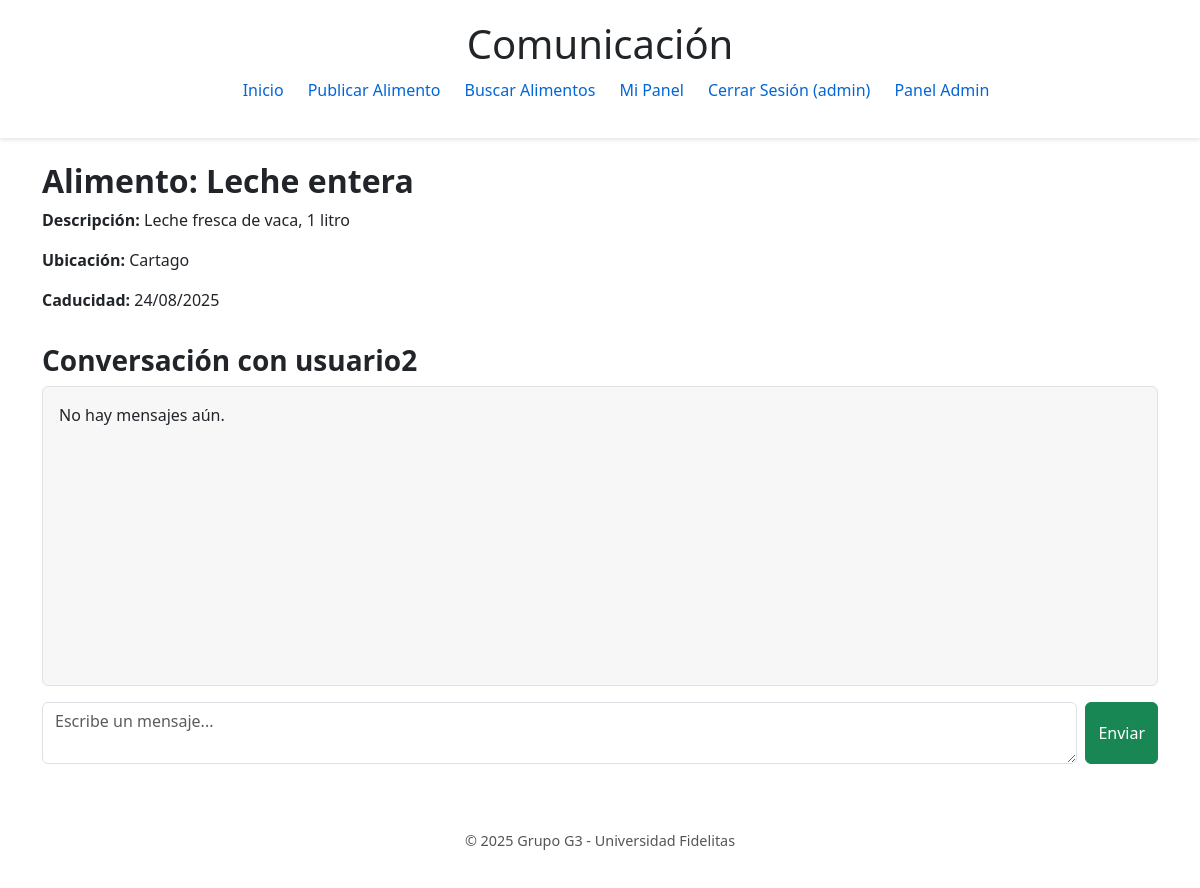
/mensaje.php?alimento_id=2 (signed in), run on the app's committed database.
### tables this page shows
CREATE TABLE alimentos (
    id INT AUTO_INCREMENT PRIMARY KEY,
    nombre VARCHAR(100) NOT NULL,
    descripcion TEXT,
    fecha_caducidad DATE,
    imagen VARCHAR(255),
    ubicacion VARCHAR(200),
    usuario_id INT NOT NULL,
    fecha_publicacion TIMESTAMP DEFAULT CURRENT_TIMESTAMP,
    estado ENUM('disponible', 'intercambiado') DEFAULT 'disponible',
    FOREIGN KEY (usuario_id) REFERENCES usuarios(id) ON DELETE CASCADE
);

CREATE TABLE usuarios (
    id INT AUTO_INCREMENT PRIMARY KEY,
    username VARCHAR(50) NOT NULL UNIQUE,
    email VARCHAR(100) NOT NULL UNIQUE,
    password VARCHAR(255) NOT NULL,
    rol ENUM('usuario', 'admin') DEFAULT 'usuario',
    fecha_registro TIMESTAMP DEFAULT CURRENT_TIMESTAMP
);

### mensaje.php (the view, shortened to what this page needs)
<?php
$conn = Database::connect();
$current_id = $_SESSION['usuario_id'];
$alimento_id = isset($_GET['alimento_id']) ? intval($_GET['alimento_id']) : 0;
$stmt = $conn->prepare(
    "SELECT a.*, u.username AS owner_username, u.id AS owner_id FROM alimentos a JOIN usuarios u ON a.usuario_id = u.id WHERE a.id = ?"
);
$stmt->bind_param("i", $alimento_id);
$stmt->execute();
$alimento = $stmt->get_result()->fetch_assoc();
$owner_id = intval($alimento['usuario_id']);
$partner_id = 0;
if ($current_id !== $owner_id) {
    $partner_id = $owner_id;
}
$mensajes = [];
if ($partner_id > 0) {
    $msgQuery = $conn->prepare(
        "SELECT m.*, u.username AS remitente_nombre FROM mensajes m JOIN usuarios u ON m.remitente_id = u.id " .
        "WHERE m.alimento_id = ? AND ((m.remitente_id = ? AND m.destinatario_id = ?) OR (m.remitente_id = ? AND m.destinatario_id = ?)) ORDER BY m.fecha_envio ASC"
    );
    $msgQuery->bind_param("iiiii", $alimento_id, $current_id, $partner_id, $partner_id, $current_id);
    $msgQuery->execute();
    $mensajes = $msgQuery->get_result()->fetch_all(MYSQLI_ASSOC);
    $pnameStmt = $conn->prepare("SELECT username FROM usuarios WHERE id = ?");
    $pnameStmt->bind_param("i", $partner_id);
    $pnameStmt->execute();
    $pnameRes = $pnameStmt->get_result()->fetch_assoc();
    $partner_name = $pnameRes ? $pnameRes['username'] : '';
}
$reservistas = [];
?>
<!DOCTYPE html>
<html lang="es">
<head>
    <link rel="stylesheet" href="css/style.css">
    <link href="https://cdn.jsdelivr.net/npm/bootstrap@5.3.0/dist/css/bootstrap.min.css" rel="stylesheet">
    <link href="https://cdnjs.cloudflare.com/ajax/libs/font-awesome/6.0.0/css/all.min.css" rel="stylesheet">
</head>
<body>
    <header>
        <h1>Comunicación</h1>
        <nav>
            <ul>
                <li><a href="index.html">Inicio</a></li>
                <li><a href="publicar.php">Publicar Alimento</a></li>
                <li><a href="buscar.php">Buscar Alimentos</a></li>
                <li><a href="panel_usuario.php">Mi Panel</a></li>
                <li><a href="logout.php">Cerrar Sesión (<?= htmlspecialchars($_SESSION['username']) ?>)</a></li>
                <?php if ($_SESSION['rol'] === 'admin'): ?>
                    <li><a href="admin.php">Panel Admin</a></li>
                <?php endif; ?>
            </ul>
        </nav>
    </header>
    <div class="container my-4">
        <div class="row">
            <div class="col-12 mb-3">
                <h2 class="fw-bold">Alimento: <?= htmlspecialchars($alimento['nombre']) ?></h2>
                <p><strong>Descripción:</strong> <?= htmlspecialchars($alimento['descripcion']) ?></p>
                <p><strong>Ubicación:</strong> <?= htmlspecialchars($alimento['ubicacion']) ?></p>
                <p><strong>Caducidad:</strong> <?= date('d/m/Y', strtotime($alimento['fecha_caducidad'])) ?></p>
            </div>
            <?php if ($current_id === $owner_id && $partner_id <= 0): ?>
                <div class="col-12">
                    <h3 class="fw-bold">Reservas realizadas</h3>
                    <?php if (empty($reservistas)): ?>
                        <p>No hay reservas para este alimento aún.</p>
                    <?php else: ?>
                        <ul class="list-group">
                            <?php foreach ($reservistas as $res): ?>
                                <li class="list-group-item d-flex justify-content-between align-items-center">
                                    <?= htmlspecialchars($res['username']) ?>
                                    <a href="mensaje.php?alimento_id=<?= $alimento_id ?>&destinatario=<?= $res['usuario_id'] ?>" class="btn btn-sm btn-primary">Abrir chat</a>
                                </li>
                            <?php endforeach; ?>
                        </ul>
                    <?php endif; ?>
                </div>
            <?php else: ?>
                <div class="col-12">
                    <?php if ($partner_id <= 0): ?>
                        <div class="alert alert-info">Seleccione un destinatario para iniciar la conversación.</div>
                    <?php else: ?>
                        <h3 class="fw-bold">Conversación con
                            <?php
                            if ($current_id !== $owner_id) {
                                echo htmlspecialchars($alimento['owner_username']);
                            } else {
                                echo htmlspecialchars($partner_name ?? '');
                            }
                            ?>
                        </h3>
                        <div class="border rounded p-3 mb-3" style="height: 300px; overflow-y: auto; background-color: #f7f7f7;">
                            <?php if (empty($mensajes)): ?>
                                <p>No hay mensajes aún.</p>
                            <?php endif; ?>
                        </div>
                        <?php if ($partner_id > 0): ?>
                            <form method="post" class="d-flex gap-2">
                                <textarea name="contenido" class="form-control" rows="2" placeholder="Escribe un mensaje..."></textarea>
                                <button type="submit" name="enviar_mensaje" class="btn btn-success">Enviar</button>
                            </form>
                        <?php endif; ?>
                    <?php endif; ?>
                </div>
            <?php endif; ?>
        </div>
    </div>
    <footer>
        <p>© 2025 Grupo G3 - Universidad Fidelitas</p>
    </footer>
</body>
</html>

### css/style.css (style rules this page uses)
body { font-family: 'Segoe UI', Tahoma, sans-serif; color: #333; line-height: 1.6; padding-bottom: 100px; }
header { background: #ffffffdd; backdrop-filter: blur(5px); padding: 20px; text-align: center; box-shadow: 0 2px 4px rgba(0, 0, 0, 0.1); }
nav ul { list-style: none; display: flex; justify-content: center; margin-top: 10px; }
nav a { text-decoration: none; color: #0366d6; font-weight: 500; padding: 8px 12px; border-radius: 4px; }
h2 { margin-bottom: 20px; color: #102a43; }
p { margin-bottom: 20px; }
button { background: #28a745; color: #fff; border: none; padding: 10px 16px; border-radius: 4px; font-size: 1em; }
input[type="text"], input[type="email"], input[type="password"], input[type="date"], input[type="file"], textarea { width: 100%; padding: 10px; margin-bottom: 16px; border: 1px solid #ccd0d5; border-radius: 4px; font-size: 1em; }
footer { text-align: center; padding: 20px 0; background: #ffffffdd; position: fixed; bottom: 0; left: 0; width: 100%; font-size: 0.9em; color: #555; }

### data on the page
alimentos: nombre "Leche entera", descripcion "Leche fresca de vaca, 1 litro", ubicacion "Cartago", fecha_caducidad "24/08/2025", usuario.username "usuario2"

### other printed values
$_SESSION['username'] "admin"
